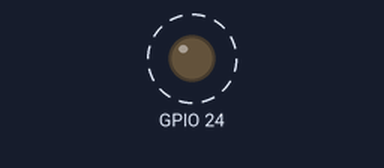
A program run on a simulated Raspberry Pi (BCM pin numbers). On the bench: output pins drawn as LEDs (lit = HIGH). Dashed ring = blinking. What the program prints to the terminal is not drawn.

Above: at 0.5 s.
Timing chart, 0 to 4.6 s (numbered marks = the images above):
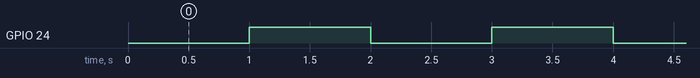

Measured:
- by itself, GPIO 24: alternates HIGH for 1.0 s and LOW for 1.0 s

The program:

LAB01_Blink.py
```python
import RPi.GPIO as GPIO
import time

GPIO.setwarnings(False)
GPIO.setmode(GPIO.BCM)
GPIO.setup(24, GPIO.OUT)
while True:
	GPIO.output(24, 0)
	print('GPIO24=OFF')
	time.sleep(1)
	GPIO.output(24, 1)
	print('GPIO24=ON')
	time.sleep(1)
```
